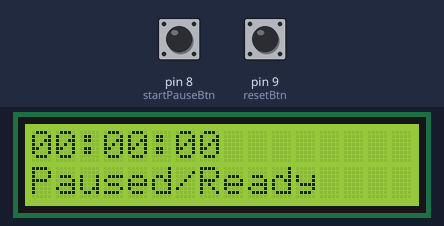
Simulated run of this sketch. Board: Arduino Uno, built with avr-gcc and run on an emulated ATmega328P. Shown: 16×2 character LCD. The test bench sets the inputs (shaded band); at power-on: pin 8 (startPauseBtn) HIGH, pin 9 (resetBtn) HIGH.

Above: at 2.7 s.
2.8 s: pin 8 (startPauseBtn) pulled LOW for 0.15 s
At 3.26 s:
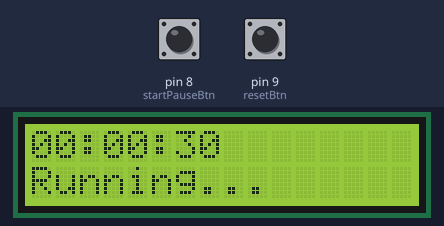
3.5 s: pin 8 (startPauseBtn) pulled LOW for 1 s
At 4.6 s:
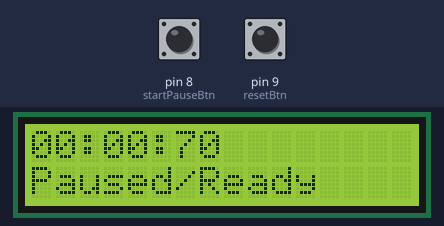
Timing chart, 0 to 6.5 s (numbered marks = the images above; inputs shaded):
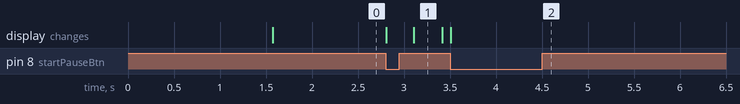

The sketch:

LCDStopwatch.ino
```cpp
/*
  LCD Stopwatch / Timer Project
  - No RTC needed, uses Arduino's internal millis() timer
  - Button 1 (pin 8)  -> Start / Pause
  - Button 2 (pin 9)  -> Reset
  - Shows MM:SS:CS (minutes : seconds : centiseconds) on 16x2 LCD
  Wiring:
  LCD RS -> Arduino pin 7
  LCD EN -> Arduino pin 6
  LCD D4 -> Arduino pin 5
  LCD D5 -> Arduino pin 4
  LCD D6 -> Arduino pin 3
  LCD D7 -> Arduino pin 2
  LCD VSS, RW, K -> GND
  LCD VDD, A -> 5V
  LCD V0 -> Potentiometer wiper (or GND if no pot)
  Button 1 -> one leg to Arduino pin 8, other leg to GND
  Button 2 -> one leg to Arduino pin 9, other leg to GND
  (No resistors needed - we use Arduino's built-in pull-up resistors)
*/
#include <LiquidCrystal.h>
LiquidCrystal lcd(7, 6, 5, 4, 3, 2);
const int startPauseBtn = 8;
const int resetBtn = 9;
unsigned long elapsedTime = 0;   // total time counted so far (ms)
unsigned long startTime = 0;     // when the current "run" started
bool running = false;
// for button debouncing
bool lastStartState = HIGH;
bool lastResetState = HIGH;
unsigned long lastDebounceTime = 0;
const unsigned long debounceDelay = 200;
void setup() {
  lcd.begin(16, 2);
  pinMode(startPauseBtn, INPUT_PULLUP);
  pinMode(resetBtn, INPUT_PULLUP);
  lcd.setCursor(0, 0);
  lcd.print("LCD Stopwatch");
  delay(1500);
  lcd.clear();
  lcd.setCursor(0, 0);
  lcd.print("00:00:00");
  lcd.setCursor(0, 1);
  lcd.print("Press Start");
}
void loop() {
  bool startState = digitalRead(startPauseBtn);
  bool resetState = digitalRead(resetBtn);
  unsigned long now = millis();
  // Start / Pause button
  if (startState == LOW && lastStartState == HIGH && (now - lastDebounceTime > debounceDelay)) {
    lastDebounceTime = now;
    if (!running) {
      // starting: remember when we started this run
      startTime = now - elapsedTime;
      running = true;
    } else {
      // pausing: save how much time has passed
      elapsedTime = now - startTime;
      running = false;
    }
  }
  lastStartState = startState;
  // Reset button
  if (resetState == LOW && lastResetState == HIGH && (now - lastDebounceTime > debounceDelay)) {
    lastDebounceTime = now;
    running = false;
    elapsedTime = 0;
  }
  lastResetState = resetState;
  // update elapsed time live while running
  unsigned long displayTime = running ? (now - startTime) : elapsedTime;
  int minutes = (displayTime / 60000) % 60;
  int seconds = (displayTime / 1000) % 60;
  int centis  = (displayTime / 10) % 100;
  lcd.setCursor(0, 0);
  if (minutes < 10) lcd.print("0");
  lcd.print(minutes);
  lcd.print(":");
  if (seconds < 10) lcd.print("0");
  lcd.print(seconds);
  lcd.print(":");
  if (centis < 10) lcd.print("0");
  lcd.print(centis);
  lcd.print("  ");
  lcd.setCursor(0, 1);
  lcd.print(running ? "Running...  " : "Paused/Ready");
}
```

Measured:
- after the input at 2.8 s, the display: first changes at once (image 1 shows a later state)
- after the input at 3.5 s, the display: changes at once (image 2)
